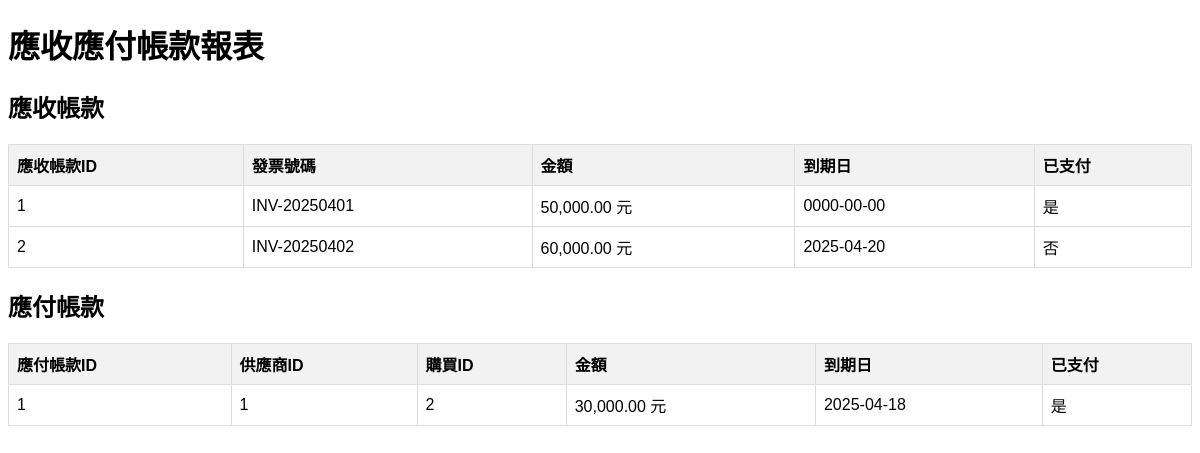
Screenshot of /reports/ar_ap_report.php with the database file from the repository.
### tables this page shows
CREATE TABLE `accounts_receivable` (
  `ar_id` int(11) NOT NULL,
  `invoice_number` varchar(50) DEFAULT NULL,
  `amount` decimal(15,2) NOT NULL,
  `due_date` date DEFAULT NULL,
  `paid` tinyint(1) DEFAULT 0,
  `paid_date` date DEFAULT NULL,
  `supplier_id` int(11) DEFAULT NULL
);

CREATE TABLE `accounts_payable` (
  `ap_id` int(11) NOT NULL,
  `supplier_id` int(11) DEFAULT NULL,
  `purchase_id` int(11) DEFAULT NULL,
  `amount` decimal(15,2) NOT NULL,
  `due_date` date DEFAULT NULL,
  `paid` tinyint(1) DEFAULT 0,
  `paid_date` date DEFAULT NULL
);

### reports/ar_ap_report.php (the view, shortened to what this page needs)
<?php
include '../db_connect.php';
$query_ar = "SELECT ar_id, invoice_number, amount, due_date, paid FROM accounts_receivable";
$result_ar = $conn->query($query_ar);
$query_ap = "SELECT ap_id, supplier_id, purchase_id, amount, due_date, paid FROM accounts_payable";
$result_ap = $conn->query($query_ap);
?>
<!DOCTYPE html>
<html lang="en">
<head>
</head>
<body>
    <h1>應收應付帳款報表</h1>
    <h2>應收帳款</h2>
    <table>
        <thead>
            <tr>
                <th>應收帳款ID</th>
                <th>發票號碼</th>
                <th>金額</th>
                <th>到期日</th>
                <th>已支付</th>
            </tr>
        </thead>
        <tbody>
            <?php if ($result_ar->num_rows > 0): ?>
                <?php while ($ar = $result_ar->fetch_assoc()): ?>
                    <tr>
                        <td><?= htmlspecialchars($ar['ar_id']) ?></td>
                        <td><?= htmlspecialchars($ar['invoice_number']) ?></td>
                        <td><?= htmlspecialchars(number_format($ar['amount'], 2)) ?> 元</td>
                        <td><?= htmlspecialchars($ar['due_date']) ?></td>
                        <td><?= $ar['paid'] ? '是' : '否' ?></td>
                    </tr>
                <?php endwhile; ?>
            <?php else: ?>
                <tr>
                    <td colspan="5">無應收帳款資料</td>
                </tr>
            <?php endif; ?>
        </tbody>
    </table>
    <h2>應付帳款</h2>
    <table>
        <thead>
            <tr>
                <th>應付帳款ID</th>
                <th>供應商ID</th>
                <th>購買ID</th>
                <th>金額</th>
                <th>到期日</th>
                <th>已支付</th>
            </tr>
        </thead>
        <tbody>
            <?php if ($result_ap->num_rows > 0): ?>
                <?php while ($ap = $result_ap->fetch_assoc()): ?>
                    <tr>
                        <td><?= htmlspecialchars($ap['ap_id']) ?></td>
                        <td><?= htmlspecialchars($ap['supplier_id']) ?></td>
                        <td><?= htmlspecialchars($ap['purchase_id']) ?></td>
                        <td><?= htmlspecialchars(number_format($ap['amount'], 2)) ?> 元</td>
                        <td><?= htmlspecialchars($ap['due_date']) ?></td>
                        <td><?= $ap['paid'] ? '是' : '否' ?></td>
                    </tr>
                <?php endwhile; ?>
            <?php else: ?>
                <tr>
                    <td colspan="6">無應付帳款資料</td>
                </tr>
            <?php endif; ?>
        </tbody>
    </table>
</body>
</html>

### reports/ar_ap_report.php (style rules this page uses)
body { font-family: Arial, sans-serif; }
table { width: 100%; border-collapse: collapse; margin-top: 20px; }
th, td { border: 1px solid #ddd; padding: 8px; text-align: left; }
th { background-color: #f2f2f2; }

### rows the page displays
accounts_receivable: ar_id "1", invoice_number "INV-20250401", amount "50,000.00", due_date "0000-00-00", paid "是"
accounts_receivable: ar_id "2", invoice_number "INV-20250402", amount "60,000.00", due_date "2025-04-20", paid "否"
accounts_payable: ap_id "1", supplier "1", purchase "2", amount "30,000.00", due_date "2025-04-18", paid "是"
